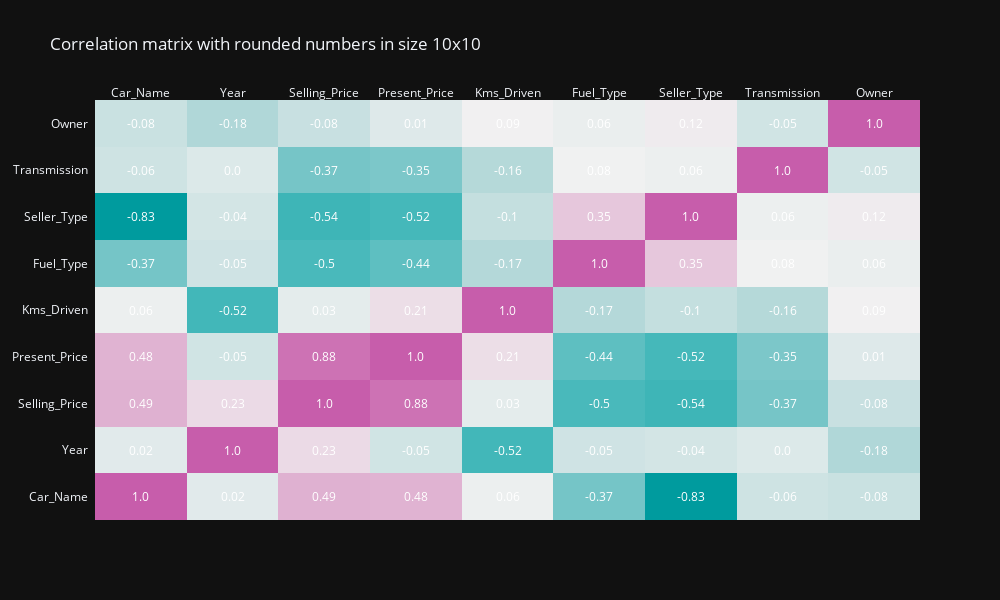

Write notebook code for a chart like this one.
### Code cell
# Correlation matrix
corrmat = train0.corr()
fig = ff.create_annotated_heatmap(z=corrmat.values, x=list(corrmat.columns), y=list(corrmat.index), annotation_text=corrmat.round(2).values, colorscale='tropic')
fig.update_layout(title_text='Correlation matrix with rounded numbers in size 10x10', width=1000, height=600)
fig.show()

### Figure 1 — Plotly figure (JSON) as saved in the notebook; plotly's stock layout.template omitted (floating-point values rounded to 4 significant figures)
{"data": [{"colorscale": [[0.0, "rgb(0, 155, 158)"], [0.1667, "rgb(66, 183, 185)"], [0.3333, "rgb(167, 211, 212)"], [0.5, "rgb(241, 241, 241)"], [0.6667, "rgb(228, 193, 217)"], [0.8333, "rgb(214, 145, 193)"], [1.0, "rgb(199, 93, 171)"]], "reversescale": false, "showscale": false, "x": ["Car_Name", "Year", "Selling_Price", "Present_Price", "Kms_Driven", "Fuel_Type", "Seller_Type", "Transmission", "Owner"], "y": ["Car_Name", "Year", "Selling_Price", "Present_Price", "Kms_Driven", "Fuel_Type", "Seller_Type", "Transmission", "Owner"], "z": [[1.0, 0.01726, 0.4928, 0.4798, 0.06445, -0.3714, -0.8297, -0.05986, -0.08119], [0.01726, 1.0, 0.2293, -0.04927, -0.5243, -0.05364, -0.0399, 0.0003942, -0.1821], [0.4928, 0.2293, 1.0, 0.8775, 0.0326, -0.5039, -0.5423, -0.3679, -0.08388], [0.4798, -0.04927, 0.8775, 1.0, 0.2069, -0.4399, -0.5151, -0.3493, 0.007089], [0.06445, -0.5243, 0.0326, 0.2069, 1.0, -0.1668, -0.1014, -0.1625, 0.08922], [-0.3714, -0.05364, -0.5039, -0.4399, -0.1668, 1.0, 0.3524, 0.08047, 0.05571], [-0.8297, -0.0399, -0.5423, -0.5151, -0.1014, 0.3524, 1.0, 0.06324, 0.1243], [-0.05986, 0.0003942, -0.3679, -0.3493, -0.1625, 0.08047, 0.06324, 1.0, -0.05032], [-0.08119, -0.1821, -0.08388, 0.007089, 0.08922, 0.05571, 0.1243, -0.05032, 1.0]], "type": "heatmap"}], "layout": {"annotations": [{"font": {"color": "#FFFFFF"}, "showarrow": false, "text": "1.0", "x": "Car_Name", "xref": "x", "y": "Car_Name", "yref": "y"}, {"font": {"color": "#FFFFFF"}, "showarrow": false, "text": "0.02", "x": "Year", "xref": "x", "y": "Car_Name", "yref": "y"}, {"font": {"color": "#FFFFFF"}, "showarrow": false, "text": "0.49", "x": "Selling_Price", "xref": "x", "y": "Car_Name", "yref": "y"}, {"font": {"color": "#FFFFFF"}, "showarrow": false, "text": "0.48", "x": "Present_Price", "xref": "x", "y": "Car_Name", "yref": "y"}, {"font": {"color": "#FFFFFF"}, "showarrow": false, "text": "0.06", "x": "Kms_Driven", "xref": "x", "y": "Car_Name", "yref": "y"}, {"font": {"color": "#FFFFFF"}, "showarrow": false, "text": "-0.37", "x": "Fuel_Type", "xref": "x", "y": "Car_Name", "yref": "y"}, {"font": {"color": "#FFFFFF"}, "showarrow": false, "text": "-0.83", "x": "Seller_Type", "xref": "x", "y": "Car_Name", "yref": "y"}, {"font": {"color": "#FFFFFF"}, "showarrow": false, "text": "-0.06", "x": "Transmission", "xref": "x", "y": "Car_Name", "yref": "y"}, {"font": {"color": "#FFFFFF"}, "showarrow": false, "text": "-0.08", "x": "Owner", "xref": "x", "y": "Car_Name", "yref": "y"}, {"font": {"color": "#FFFFFF"}, "showarrow": false, "text": "0.02", "x": "Car_Name", "xref": "x", "y": "Year", "yref": "y"}, {"font": {"color": "#FFFFFF"}, "showarrow": false, "text": "1.0", "x": "Year", "xref": "x", "y": "Year", "yref": "y"}, {"font": {"color": "#FFFFFF"}, "showarrow": false, "text": "0.23", "x": "Selling_Price", "xref": "x", "y": "Year", "yref": "y"}, {"font": {"color": "#FFFFFF"}, "showarrow": false, "text": "-0.05", "x": "Present_Price", "xref": "x", "y": "Year", "yref": "y"}, {"font": {"color": "#FFFFFF"}, "showarrow": false, "text": "-0.52", "x": "Kms_Driven", "xref": "x", "y": "Year", "yref": "y"}, {"font": {"color": "#FFFFFF"}, "showarrow": false, "text": "-0.05", "x": "Fuel_Type", "xref": "x", "y": "Year", "yref": "y"}, {"font": {"color": "#FFFFFF"}, "showarrow": false, "text": "-0.04", "x": "Seller_Type", "xref": "x", "y": "Year", "yref": "y"}, {"font": {"color": "#FFFFFF"}, "showarrow": false, "text": "0.0", "x": "Transmission", "xref": "x", "y": "Year", "yref": "y"}, {"font": {"color": "#FFFFFF"}, "showarrow": false, "text": "-0.18", "x": "Owner", "xref": "x", "y": "Year", "yref": "y"}, {"font": {"color": "#FFFFFF"}, "showarrow": false, "text": "0.49", "x": "Car_Name", "xref": "x", "y": "Selling_Price", "yref": "y"}, {"font": {"color": "#FFFFFF"}, "showarrow": false, "text": "0.23", "x": "Year", "xref": "x", "y": "Selling_Price", "yref": "y"}, {"font": {"color": "#FFFFFF"}, "showarrow": false, "text": "1.0", "x": "Selling_Price", "xref": "x", "y": "Selling_Price", "yref": "y"}, {"font": {"color": "#FFFFFF"}, "showarrow": false, "text": "0.88", "x": "Present_Price", "xref": "x", "y": "Selling_Price", "yref": "y"}, {"font": {"color": "#FFFFFF"}, "showarrow": false, "text": "0.03", "x": "Kms_Driven", "xref": "x", "y": "Selling_Price", "yref": "y"}, {"font": {"color": "#FFFFFF"}, "showarrow": false, "text": "-0.5", "x": "Fuel_Type", "xref": "x", "y": "Selling_Price", "yref": "y"}, {"font": {"color": "#FFFFFF"}, "showarrow": false, "text": "-0.54", "x": "Seller_Type", "xref": "x", "y": "Selling_Price", "yref": "y"}, {"font": {"color": "#FFFFFF"}, "showarrow": false, "text": "-0.37", "x": "Transmission", "xref": "x", "y": "Selling_Price", "yref": "y"}, {"font": {"color": "#FFFFFF"}, "showarrow": false, "text": "-0.08", "x": "Owner", "xref": "x", "y": "Selling_Price", "yref": "y"}, {"font": {"color": "#FFFFFF"}, "showarrow": false, "text": "0.48", "x": "Car_Name", "xref": "x", "y": "Present_Price", "yref": "y"}, {"font": {"color": "#FFFFFF"}, "showarrow": false, "text": "-0.05", "x": "Year", "xref": "x", "y": "Present_Price", "yref": "y"}, {"font": {"color": "#FFFFFF"}, "showarrow": false, "text": "0.88", "x": "Selling_Price", "xref": "x", "y": "Present_Price", "yref": "y"}, {"font": {"color": "#FFFFFF"}, "showarrow": false, "text": "1.0", "x": "Present_Price", "xref": "x", "y": "Present_Price", "yref": "y"}, {"font": {"color": "#FFFFFF"}, "showarrow": false, "text": "0.21", "x": "Kms_Driven", "xref": "x", "y": "Present_Price", "yref": "y"}, {"font": {"color": "#FFFFFF"}, "showarrow": false, "text": "-0.44", "x": "Fuel_Type", "xref": "x", "y": "Present_Price", "yref": "y"}, {"font": {"color": "#FFFFFF"}, "showarrow": false, "text": "-0.52", "x": "Seller_Type", "xref": "x", "y": "Present_Price", "yref": "y"}, {"font": {"color": "#FFFFFF"}, "showarrow": false, "text": "-0.35", "x": "Transmission", "xref": "x", "y": "Present_Price", "yref": "y"}, {"font": {"color": "#FFFFFF"}, "showarrow": false, "text": "0.01", "x": "Owner", "xref": "x", "y": "Present_Price", "yref": "y"}, {"font": {"color": "#FFFFFF"}, "showarrow": false, "text": "0.06", "x": "Car_Name", "xref": "x", "y": "Kms_Driven", "yref": "y"}, {"font": {"color": "#FFFFFF"}, "showarrow": false, "text": "-0.52", "x": "Year", "xref": "x", "y": "Kms_Driven", "yref": "y"}, {"font": {"color": "#FFFFFF"}, "showarrow": false, "text": "0.03", "x": "Selling_Price", "xref": "x", "y": "Kms_Driven", "yref": "y"}, {"font": {"color": "#FFFFFF"}, "showarrow": false, "text": "0.21", "x": "Present_Price", "xref": "x", "y": "Kms_Driven", "yref": "y"}, {"font": {"color": "#FFFFFF"}, "showarrow": false, "text": "1.0", "x": "Kms_Driven", "xref": "x", "y": "Kms_Driven", "yref": "y"}, {"font": {"color": "#FFFFFF"}, "showarrow": false, "text": "-0.17", "x": "Fuel_Type", "xref": "x", "y": "Kms_Driven", "yref": "y"}, {"font": {"color": "#FFFFFF"}, "showarrow": false, "text": "-0.1", "x": "Seller_Type", "xref": "x", "y": "Kms_Driven", "yref": "y"}, {"font": {"color": "#FFFFFF"}, "showarrow": false, "text": "-0.16", "x": "Transmission", "xref": "x", "y": "Kms_Driven", "yref": "y"}, {"font": {"color": "#FFFFFF"}, "showarrow": false, "text": "0.09", "x": "Owner", "xref": "x", "y": "Kms_Driven", "yref": "y"}, {"font": {"color": "#FFFFFF"}, "showarrow": false, "text": "-0.37", "x": "Car_Name", "xref": "x", "y": "Fuel_Type", "yref": "y"}, {"font": {"color": "#FFFFFF"}, "showarrow": false, "text": "-0.05", "x": "Year", "xref": "x", "y": "Fuel_Type", "yref": "y"}, {"font": {"color": "#FFFFFF"}, "showarrow": false, "text": "-0.5", "x": "Selling_Price", "xref": "x", "y": "Fuel_Type", "yref": "y"}, {"font": {"color": "#FFFFFF"}, "showarrow": false, "text": "-0.44", "x": "Present_Price", "xref": "x", "y": "Fuel_Type", "yref": "y"}, {"font": {"color": "#FFFFFF"}, "showarrow": false, "text": "-0.17", "x": "Kms_Driven", "xref": "x", "y": "Fuel_Type", "yref": "y"}, {"font": {"color": "#FFFFFF"}, "showarrow": false, "text": "1.0", "x": "Fuel_Type", "xref": "x", "y": "Fuel_Type", "yref": "y"}, {"font": {"color": "#FFFFFF"}, "showarrow": false, "text": "0.35", "x": "Seller_Type", "xref": "x", "y": "Fuel_Type", "yref": "y"}, {"font": {"color": "#FFFFFF"}, "showarrow": false, "text": "0.08", "x": "Transmission", "xref": "x", "y": "Fuel_Type", "yref": "y"}, {"font": {"color": "#FFFFFF"}, "showarrow": false, "text": "0.06", "x": "Owner", "xref": "x", "y": "Fuel_Type", "yref": "y"}, {"font": {"color": "#FFFFFF"}, "showarrow": false, "text": "-0.83", "x": "Car_Name", "xref": "x", "y": "Seller_Type", "yref": "y"}, {"font": {"color": "#FFFFFF"}, "showarrow": false, "text": "-0.04", "x": "Year", "xref": "x", "y": "Seller_Type", "yref": "y"}, {"font": {"color": "#FFFFFF"}, "showarrow": false, "text": "-0.54", "x": "Selling_Price", "xref": "x", "y": "Seller_Type", "yref": "y"}, {"font": {"color": "#FFFFFF"}, "showarrow": false, "text": "-0.52", "x": "Present_Price", "xref": "x", "y": "Seller_Type", "yref": "y"}, {"font": {"color": "#FFFFFF"}, "showarrow": false, "text": "-0.1", "x": "Kms_Driven", "xref": "x", "y": "Seller_Type", "yref": "y"}, {"font": {"color": "#FFFFFF"}, "showarrow": false, "text": "0.35", "x": "Fuel_Type", "xref": "x", "y": "Seller_Type", "yref": "y"}, {"font": {"color": "#FFFFFF"}, "showarrow": false, "text": "1.0", "x": "Seller_Type", "xref": "x", "y": "Seller_Type", "yref": "y"}, {"font": {"color": "#FFFFFF"}, "showarrow": false, "text": "0.06", "x": "Transmission", "xref": "x", "y": "Seller_Type", "yref": "y"}, {"font": {"color": "#FFFFFF"}, "showarrow": false, "text": "0.12", "x": "Owner", "xref": "x", "y": "Seller_Type", "yref": "y"}, {"font": {"color": "#FFFFFF"}, "showarrow": false, "text": "-0.06", "x": "Car_Name", "xref": "x", "y": "Transmission", "yref": "y"}, {"font": {"color": "#FFFFFF"}, "showarrow": false, "text": "0.0", "x": "Year", "xref": "x", "y": "Transmission", "yref": "y"}, {"font": {"color": "#FFFFFF"}, "showarrow": false, "text": "-0.37", "x": "Selling_Price", "xref": "x", "y": "Transmission", "yref": "y"}, {"font": {"color": "#FFFFFF"}, "showarrow": false, "text": "-0.35", "x": "Present_Price", "xref": "x", "y": "Transmission", "yref": "y"}, {"font": {"color": "#FFFFFF"}, "showarrow": false, "text": "-0.16", "x": "Kms_Driven", "xref": "x", "y": "Transmission", "yref": "y"}, {"font": {"color": "#FFFFFF"}, "showarrow": false, "text": "0.08", "x": "Fuel_Type", "xref": "x", "y": "Transmission", "yref": "y"}, {"font": {"color": "#FFFFFF"}, "showarrow": false, "text": "0.06", "x": "Seller_Type", "xref": "x", "y": "Transmission", "yref": "y"}, {"font": {"color": "#FFFFFF"}, "showarrow": false, "text": "1.0", "x": "Transmission", "xref": "x", "y": "Transmission", "yref": "y"}, {"font": {"color": "#FFFFFF"}, "showarrow": false, "text": "-0.05", "x": "Owner", "xref": "x", "y": "Transmission", "yref": "y"}, {"font": {"color": "#FFFFFF"}, "showarrow": false, "text": "-0.08", "x": "Car_Name", "xref": "x", "y": "Owner", "yref": "y"}, {"font": {"color": "#FFFFFF"}, "showarrow": false, "text": "-0.18", "x": "Year", "xref": "x", "y": "Owner", "yref": "y"}, {"font": {"color": "#FFFFFF"}, "showarrow": false, "text": "-0.08", "x": "Selling_Price", "xref": "x", "y": "Owner", "yref": "y"}, {"font": {"color": "#FFFFFF"}, "showarrow": false, "text": "0.01", "x": "Present_Price", "xref": "x", "y": "Owner", "yref": "y"}, {"font": {"color": "#FFFFFF"}, "showarrow": false, "text": "0.09", "x": "Kms_Driven", "xref": "x", "y": "Owner", "yref": "y"}, {"font": {"color": "#FFFFFF"}, "showarrow": false, "text": "0.06", "x": "Fuel_Type", "xref": "x", "y": "Owner", "yref": "y"}, {"font": {"color": "#FFFFFF"}, "showarrow": false, "text": "0.12", "x": "Seller_Type", "xref": "x", "y": "Owner", "yref": "y"}, {"font": {"color": "#FFFFFF"}, "showarrow": false, "text": "-0.05", "x": "Transmission", "xref": "x", "y": "Owner", "yref": "y"}, {"font": {"color": "#FFFFFF"}, "showarrow": false, "text": "1.0", "x": "Owner", "xref": "x", "y": "Owner", "yref": "y"}], "xaxis": {"dtick": 1, "gridcolor": "rgb(0, 0, 0)", "side": "top", "ticks": ""}, "yaxis": {"dtick": 1, "ticks": "", "ticksuffix": "  "}, "title": {"text": "Correlation matrix with rounded numbers in size 10x10"}, "width": 1000, "height": 600}}
